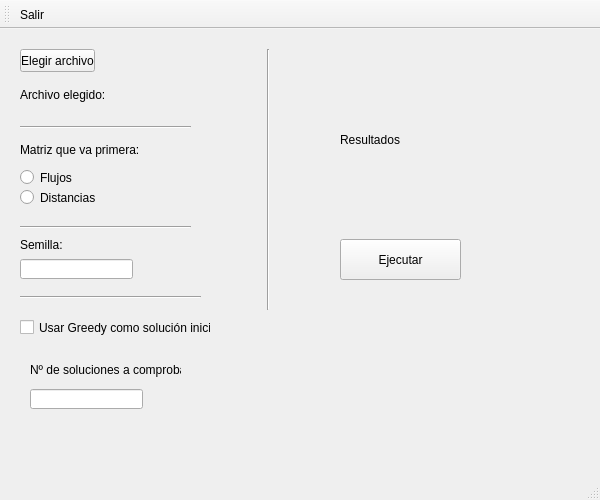
<?xml version="1.0" encoding="UTF-8"?>
<ui version="4.0">
 <class>MainWindow</class>
 <widget class="QMainWindow" name="MainWindow">
  <property name="geometry">
   <rect>
    <x>0</x>
    <y>0</y>
    <width>600</width>
    <height>500</height>
   </rect>
  </property>
  <property name="minimumSize">
   <size>
    <width>600</width>
    <height>500</height>
   </size>
  </property>
  <property name="maximumSize">
   <size>
    <width>600</width>
    <height>500</height>
   </size>
  </property>
  <property name="windowTitle">
   <string>Practica1a</string>
  </property>
  <widget class="QWidget" name="centralWidget">
   <widget class="QPushButton" name="fileButton">
    <property name="geometry">
     <rect>
      <x>20</x>
      <y>20</y>
      <width>75</width>
      <height>23</height>
     </rect>
    </property>
    <property name="text">
     <string>Elegir archivo</string>
    </property>
   </widget>
   <widget class="QLabel" name="labelSelectedFile">
    <property name="geometry">
     <rect>
      <x>20</x>
      <y>50</y>
      <width>161</width>
      <height>31</height>
     </rect>
    </property>
    <property name="text">
     <string>Archivo elegido: </string>
    </property>
   </widget>
   <widget class="QRadioButton" name="radioFlow">
    <property name="geometry">
     <rect>
      <x>20</x>
      <y>140</y>
      <width>82</width>
      <height>17</height>
     </rect>
    </property>
    <property name="text">
     <string>Flujos</string>
    </property>
    <attribute name="buttonGroup">
     <string notr="true">buttonGroupMatrix</string>
    </attribute>
   </widget>
   <widget class="QRadioButton" name="radioDistances">
    <property name="geometry">
     <rect>
      <x>20</x>
      <y>160</y>
      <width>82</width>
      <height>17</height>
     </rect>
    </property>
    <property name="text">
     <string>Distancias</string>
    </property>
    <attribute name="buttonGroup">
     <string notr="true">buttonGroupMatrix</string>
    </attribute>
   </widget>
   <widget class="QLabel" name="label">
    <property name="geometry">
     <rect>
      <x>20</x>
      <y>110</y>
      <width>131</width>
      <height>21</height>
     </rect>
    </property>
    <property name="text">
     <string>Matriz que va primera:</string>
    </property>
   </widget>
   <widget class="QPushButton" name="buttonExecute">
    <property name="geometry">
     <rect>
      <x>340</x>
      <y>210</y>
      <width>121</width>
      <height>41</height>
     </rect>
    </property>
    <property name="text">
     <string>Ejecutar</string>
    </property>
   </widget>
   <widget class="QLabel" name="label_2">
    <property name="geometry">
     <rect>
      <x>20</x>
      <y>200</y>
      <width>111</width>
      <height>31</height>
     </rect>
    </property>
    <property name="text">
     <string>Semilla:</string>
    </property>
   </widget>
   <widget class="QLineEdit" name="lineSeed">
    <property name="geometry">
     <rect>
      <x>20</x>
      <y>230</y>
      <width>113</width>
      <height>20</height>
     </rect>
    </property>
    <property name="inputMethodHints">
     <set>Qt::ImhFormattedNumbersOnly</set>
    </property>
   </widget>
   <widget class="QLabel" name="laberResults">
    <property name="geometry">
     <rect>
      <x>340</x>
      <y>30</y>
      <width>191</width>
      <height>161</height>
     </rect>
    </property>
    <property name="text">
     <string>Resultados</string>
    </property>
   </widget>
   <widget class="QCheckBox" name="checkBoxGreedy">
    <property name="geometry">
     <rect>
      <x>20</x>
      <y>290</y>
      <width>191</width>
      <height>17</height>
     </rect>
    </property>
    <property name="text">
     <string>Usar Greedy como solución inicial</string>
    </property>
   </widget>
   <widget class="QLabel" name="label_3">
    <property name="geometry">
     <rect>
      <x>30</x>
      <y>330</y>
      <width>151</width>
      <height>21</height>
     </rect>
    </property>
    <property name="text">
     <string>Nº de soluciones a comprobar:</string>
    </property>
   </widget>
   <widget class="QLineEdit" name="lineSolutions">
    <property name="geometry">
     <rect>
      <x>30</x>
      <y>360</y>
      <width>113</width>
      <height>20</height>
     </rect>
    </property>
   </widget>
   <widget class="Line" name="line">
    <property name="geometry">
     <rect>
      <x>20</x>
      <y>90</y>
      <width>171</width>
      <height>16</height>
     </rect>
    </property>
    <property name="orientation">
     <enum>Qt::Horizontal</enum>
    </property>
   </widget>
   <widget class="Line" name="line_2">
    <property name="geometry">
     <rect>
      <x>20</x>
      <y>190</y>
      <width>171</width>
      <height>16</height>
     </rect>
    </property>
    <property name="orientation">
     <enum>Qt::Horizontal</enum>
    </property>
   </widget>
   <widget class="Line" name="line_3">
    <property name="geometry">
     <rect>
      <x>20</x>
      <y>260</y>
      <width>181</width>
      <height>16</height>
     </rect>
    </property>
    <property name="orientation">
     <enum>Qt::Horizontal</enum>
    </property>
   </widget>
   <widget class="Line" name="line_4">
    <property name="geometry">
     <rect>
      <x>260</x>
      <y>20</y>
      <width>16</width>
      <height>261</height>
     </rect>
    </property>
    <property name="orientation">
     <enum>Qt::Vertical</enum>
    </property>
   </widget>
  </widget>
  <widget class="QMenuBar" name="menuBar">
   <property name="geometry">
    <rect>
     <x>0</x>
     <y>0</y>
     <width>600</width>
     <height>21</height>
    </rect>
   </property>
  </widget>
  <widget class="QToolBar" name="mainToolBar">
   <attribute name="toolBarArea">
    <enum>TopToolBarArea</enum>
   </attribute>
   <attribute name="toolBarBreak">
    <bool>false</bool>
   </attribute>
   <addaction name="actionSalir"/>
  </widget>
  <widget class="QStatusBar" name="statusBar"/>
  <action name="actionSalir">
   <property name="text">
    <string>Salir</string>
   </property>
  </action>
 </widget>
 <layoutdefault spacing="6" margin="11"/>
 <resources/>
 <connections/>
 <buttongroups>
  <buttongroup name="buttonGroupMatrix"/>
 </buttongroups>
</ui>
